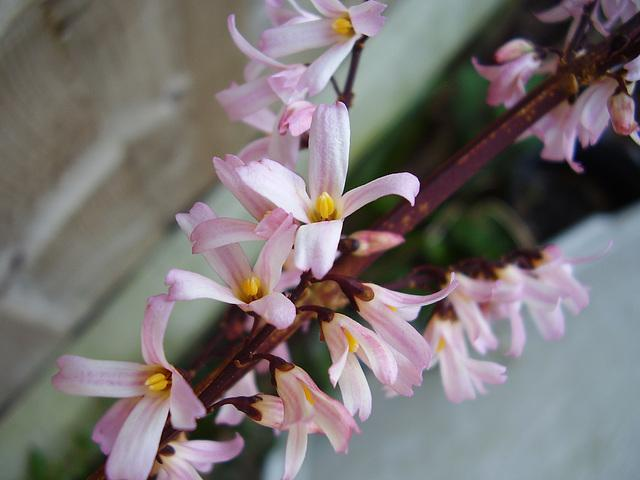
#> input picture python-code/opengl-learning/resources/images/f2.jpg, 640 x 480 px, found by its file name
$ jupyter execute '50-图像特效-色彩特效.ipynb'
#> lines starting #> are read from the running program, lines starting #| are printed output that depends on the picture; after the words box and inside, x2 and y2 are one past the last pixel; in counts of white or black regions, pixels touching at a corner belong together
# 图像特效-色彩特效

[cell 1]
from scipy import signal
import numpy as np
import cv2
import matplotlib.pyplot as plt

[cell 2]
src = cv2.imread('../datas/f2.jpg')
#> src is the input picture: shape (480, 640, 3); mean B, G, R 114.3, 114.2, 120.8
gray = cv2.imread('../datas/f2.jpg',0)
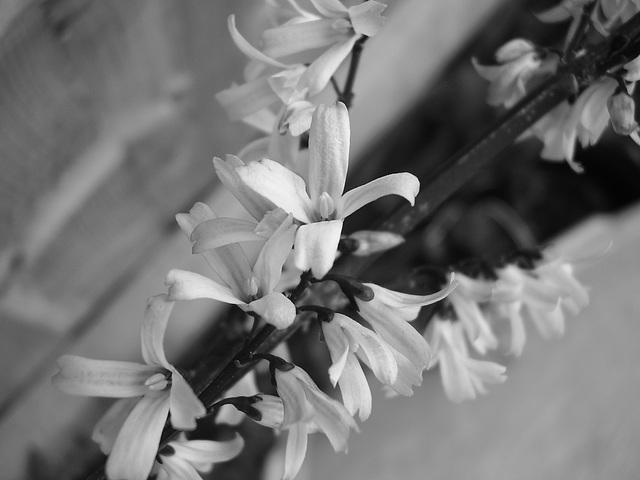
#> gray: shape (480, 640); min 0, max 254, mean 116.2
rgb = cv2.cvtColor(src,cv2.COLOR_BGR2RGB)

[cell 3]
# 暗绿色
def dark_green(src):
    srcf = np.float32(src)
    dst = np.zeros_like(srcf)

    r,g,b = srcf[:,:,0],srcf[:,:,1],srcf[:,:,2]
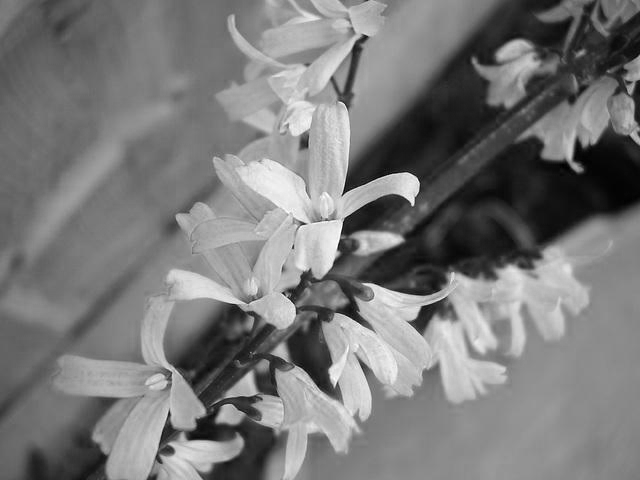
#> r: shape (480, 640) float32; min 0, max 255, mean 120.8
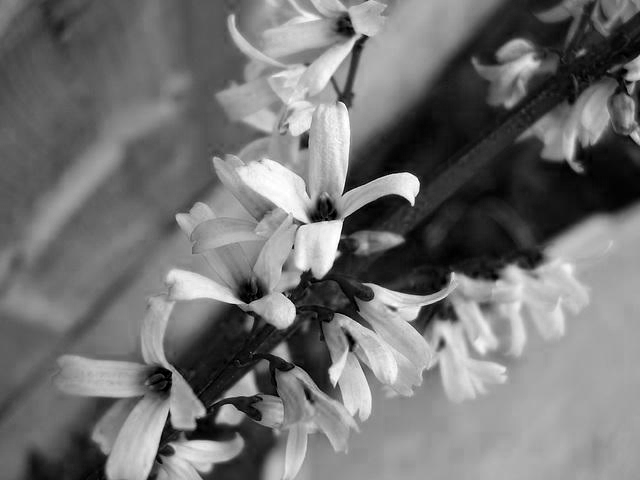
#> b: shape (480, 640) float32; min 0, max 255, mean 114.3
    dst[:,:,0] = (g - b) ** 2/ 128.0
    dst[:,:,1] = (r - b) ** 2 / 128.0
    dst[:,:,2] = (r - g) ** 2 / 128.0

    dst[dst < 0] = 0
    dst[dst > 255] = 255
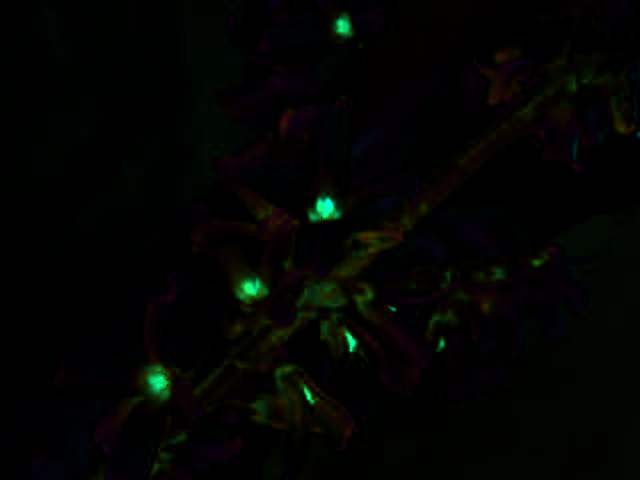
#> dst: shape (480, 640, 3) float32; mean of channels 0, 1, 2 2.5, 4.4, 3.3; drawn as B, G, R

    return np.uint8(dst)

[cell 4]
dst = dark_green(rgb)
plt.imshow(dst)

[cell 5]
# 冰冻效果
def ice(src):
    srcf = np.float32(src)
    dst = np.zeros_like(srcf)
    r,g,b = srcf[:,:,0],srcf[:,:,1],srcf[:,:,2]
    dst[:,:,0] = np.abs(r - g - b) * 3.0 / 2.0
    dst[:,:,1] = np.abs(g - b - r) * 3.0 / 2.0
    dst[:,:,2] = np.abs(b - r - g) * 3.0 / 2.0
    dst[dst > 255] = 255
    return np.uint8(dst)

[cell 6]
dst = ice(rgb)
plt.imshow(dst)

[cell 7]
# 熔铸效果
def casting(src):
    srcf = np.float32(src)
    dst = np.zeros_like(srcf)
    r,g,b = srcf[:,:,0],srcf[:,:,1],srcf[:,:,2]
    eps = 1.0e-5
    dst[:,:,0] = r * 128 / (g + b + eps)
    dst[:,:,1] = g * 128 / (b + r + eps)
    dst[:,:,2] = b * 128 / (r + b + eps)
    dst[dst > 255] = 255
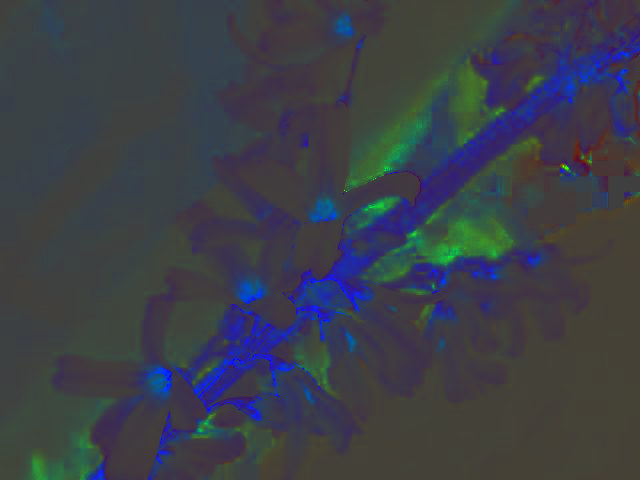
#> dst: shape (480, 640, 3) float32; mean of channels 0, 1, 2 72.8, 63.8, 60.1; drawn as B, G, R
    return np.uint8(dst)

[cell 8]
dst = casting(rgb)
plt.imshow(dst)

[cell 9]
def darkness(src):
    srcf = np.float32(src)
    dst = np.zeros_like(srcf)
    r,g,b = srcf[:,:,0],srcf[:,:,1],srcf[:,:,2]
    dst[:,:,0] = r * r / 255.0
    dst[:,:,1] = g * g / 255.0
    dst[:,:,2] = b * b / 255.0
    dst[dst > 255] = 255
    return np.uint8(dst)

[cell 10]
dst = darkness(rgb)
plt.imshow(dst)

[cell 11]
# 色彩通道变换
def rotation_channel(src):
    srcf = np.float32(src)
    dst = np.zeros_like(srcf)
    r,g,b = srcf[:,:,0],srcf[:,:,1],srcf[:,:,2]
    dst[:,:,0] = g * b / 255.0
    dst[:,:,1] = r * b / 255.0
    dst[:,:,2] = r * g / 255.0
    dst[dst > 255] = 255
    return np.uint8(dst)

[cell 12]
dst = rotation_channel(rgb)
plt.imshow(dst)

[cell 13]
# 染色效果
def  colouration(src):
    srcf = np.float32(src)
    dst = np.zeros_like(srcf)
    #r,g,b = srcf[:,:,0],srcf[:,:,1],srcf[:,:,2]
    gray = cv2.cvtColor(src,cv2.COLOR_RGB2GRAY).astype(np.float32)
    gray = cv2.cvtColor(gray,cv2.COLOR_GRAY2RGB).astype(np.float32)
#> gray: shape (480, 640, 3) float32
    dst = src * gray / 255.0
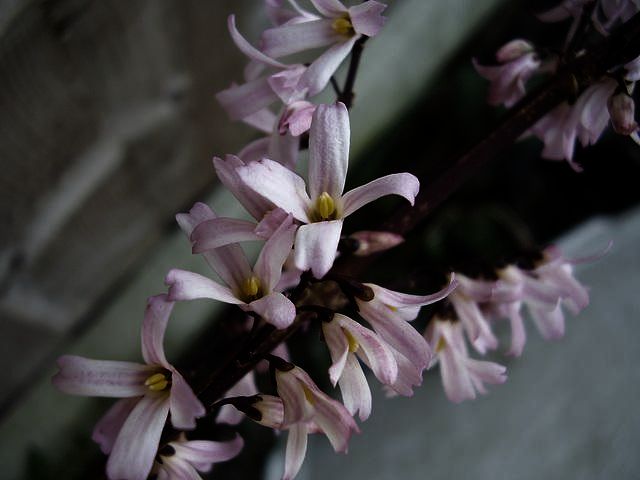
#> dst: shape (480, 640, 3) float32; mean B, G, R 63.9, 62.3, 65
    dst[dst > 255] = 255
    return np.uint8(dst)

[cell 14]
dst = colouration(src)
plt.imshow(dst)

[cell 15]
# 棕褐色效果(老照片效果)
def brown(src):
    srcf = np.float32(src)
    dst = np.zeros_like(srcf)
    r,g,b = srcf[:,:,0],srcf[:,:,1],srcf[:,:,2]
    dst[:,:,0] = 0.393 * r + 0.769 * g + 0.189 * b
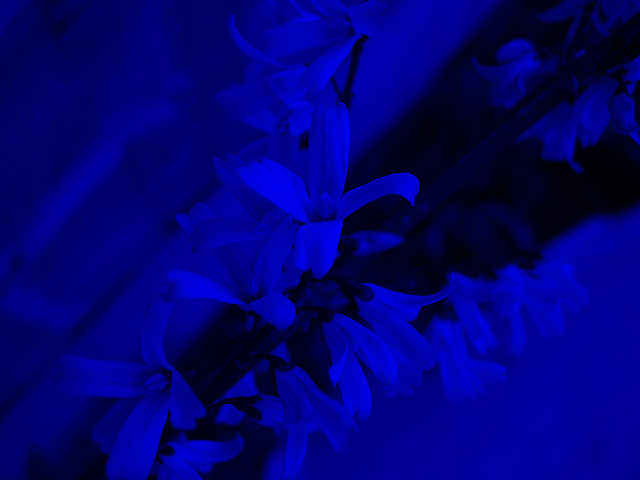
#> dst: shape (480, 640, 3) float32; mean of channels 0, 1, 2 156.9, 0, 0; drawn with min black and max white
    dst[:,:,1] = 0.349 * r + 0.686 * g + 0.168 * b
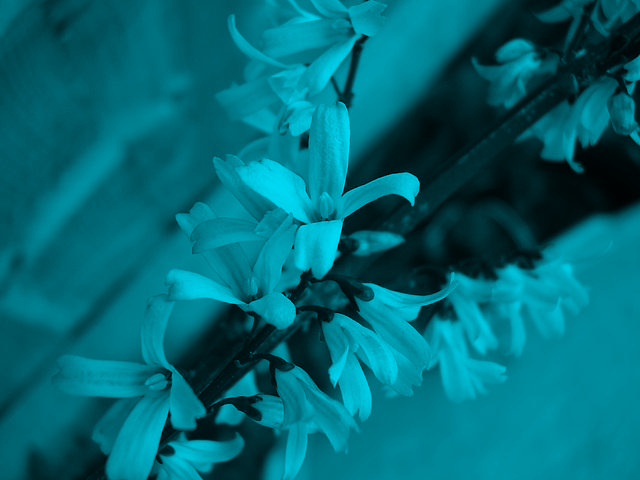
#> dst: shape (480, 640, 3) float32; mean of channels 0, 1, 2 156.9, 139.7, 0; drawn with min black and max white
    dst[:,:,2] = 0.272 * r + 0.534 * g + 0.131 * b
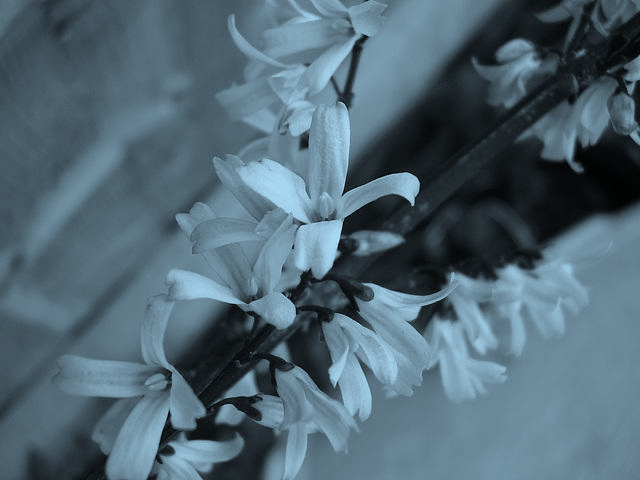
#> dst: shape (480, 640, 3) float32; mean of channels 0, 1, 2 156.9, 139.7, 108.8; drawn with min black and max white
    dst[dst > 255] = 255
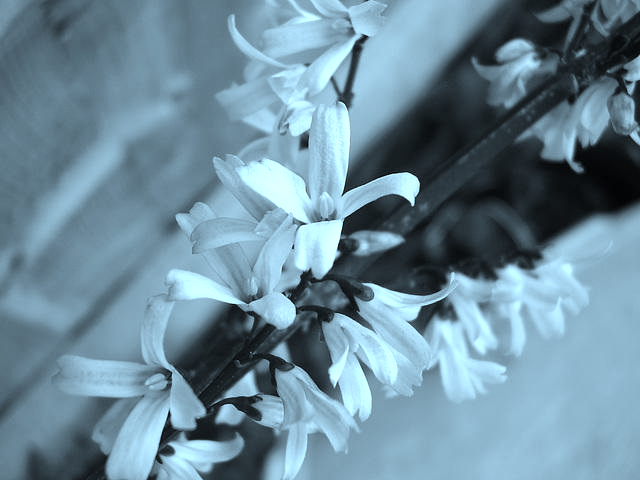
#> dst: shape (480, 640, 3) float32; 5.86% of pixels changed, all inside (x1, y1, x2, y2) = (140, 0, 580, 478); drawn as B, G, R
    return np.uint8(dst)

$ run again, with python-code/opengl-learning/resources/images/f1.jpg copied over python-code/opengl-learning/resources/images/f2.jpg
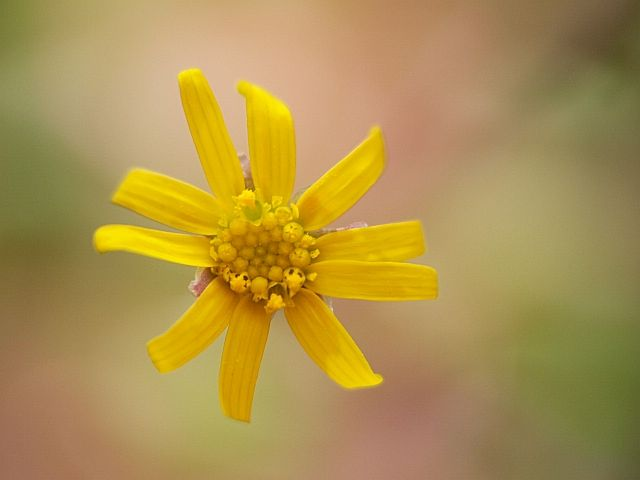
#> input picture python-code/opengl-learning/resources/images/f1.jpg, 640 x 480 px, found by its file name
#> src is the input picture: shape (480, 640, 3); mean B, G, R 78.8, 145.8, 173.2
#> in casting, `dst[dst > 255] = 255`:
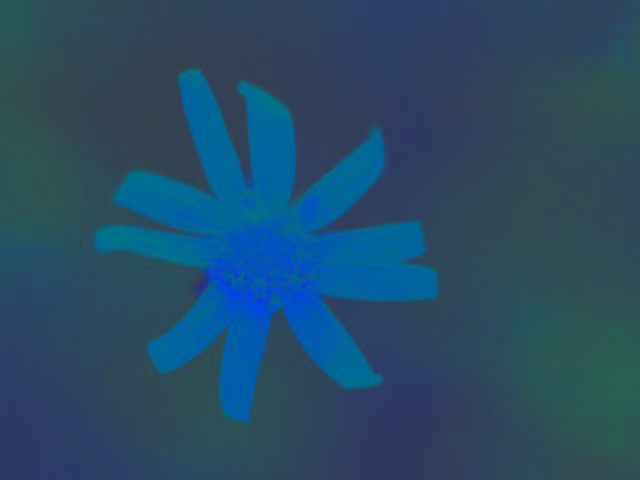
#> dst: shape (480, 640, 3) float32; mean of channels 0, 1, 2 102.1, 75.5, 38.6; drawn as B, G, R
#> in brown, `dst[dst > 255] = 255`:
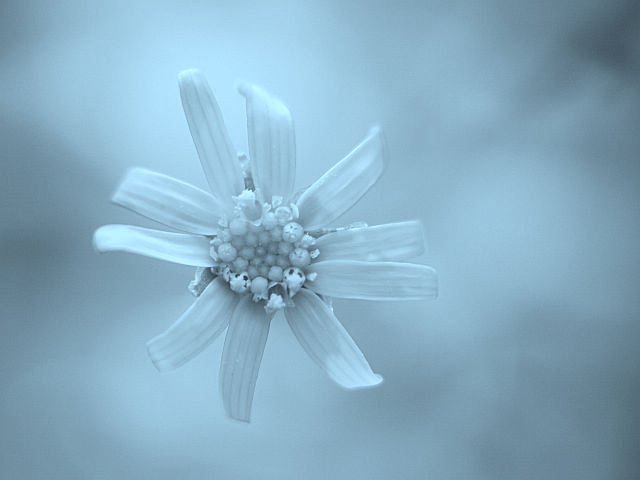
#> dst: shape (480, 640, 3) float32; mean of channels 0, 1, 2 194.9, 173.7, 135.3; drawn as B, G, R

$ run again, with python-code/opengl-learning/resources/images/f3.jpg copied over python-code/opengl-learning/resources/images/f2.jpg
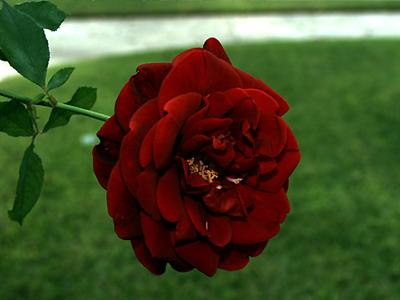
#> input picture python-code/opengl-learning/resources/images/f3.jpg, 400 x 300 px, found by its file name
#> src is the input picture: shape (300, 400, 3); mean B, G, R 41.2, 78.6, 72.4
#> in brown, `dst[dst > 255] = 255`:
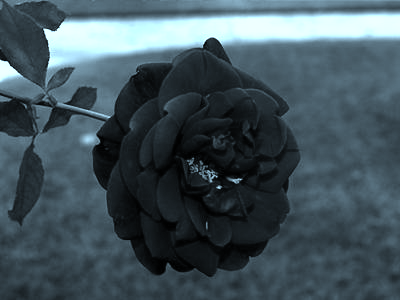
#> dst: shape (300, 400, 3) float32; mean of channels 0, 1, 2 92, 84, 67.1; drawn as B, G, R
